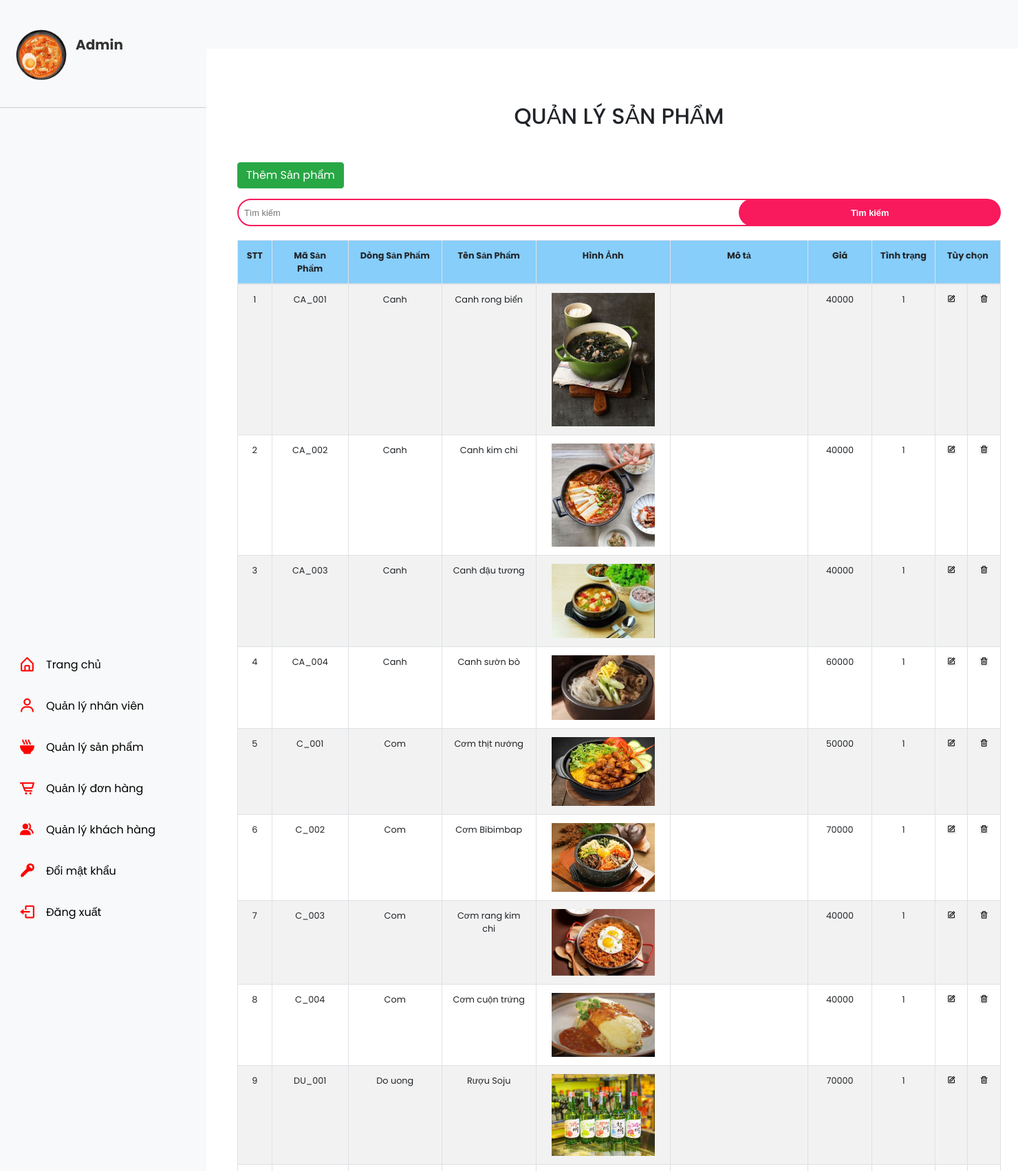
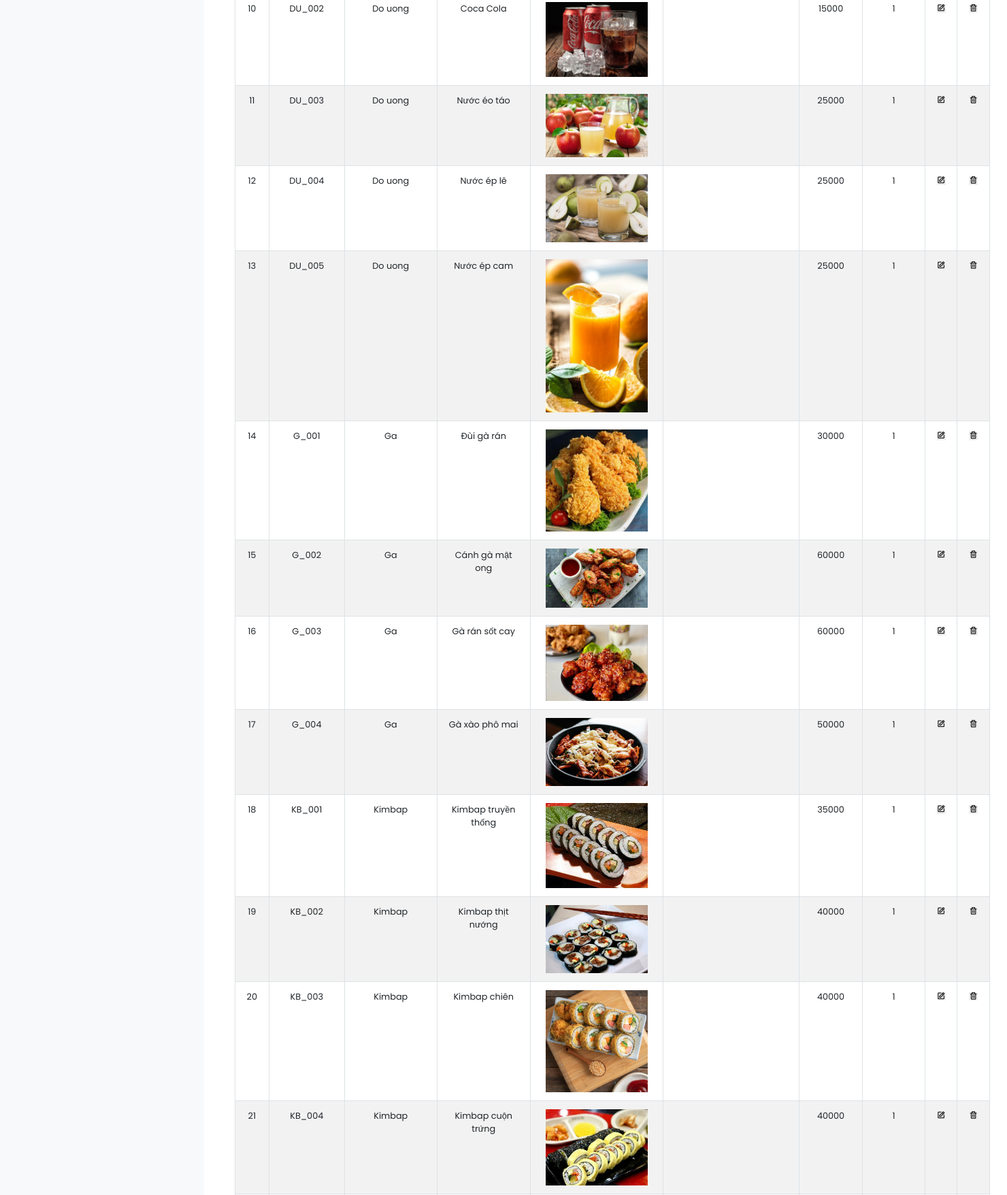
The app's page /Food_Store/admin/product/search.php (upper part) with its own data (2 pictures, top to bottom).
### tables this page shows
CREATE TABLE `products` (
  `productCode` varchar(15) NOT NULL,
  `productName` varchar(50) NOT NULL,
  `productLine` varchar(50) NOT NULL,
  `price` decimal(10,0) NOT NULL,
  `available` tinyint(1) NOT NULL,
  `productDescription` varchar(50) NOT NULL,
  `image_path` text DEFAULT NULL
);

### Food_Store/db/dbhelper.php (called while the page is built, shortened)
<?php
function executeResult($sql) {
	$con = mysqli_connect(HOST, USERNAME, PASSWORD, DATABASE);
	$result = mysqli_query($con, $sql);
	$data   = [];
	while ($row = mysqli_fetch_array($result, 1)) {
		$data[] = $row;
	}
	return $data;
}

### Food_Store/admin/product/search.php (the view, shortened to what this page needs)
<?php
require_once ('../../db/dbhelper.php');
$sanpham ='';
?>
<!DOCTYPE html>
<html>
<head>
	<link rel="stylesheet" href="https://maxcdn.bootstrapcdn.com/bootstrap/4.4.1/css/bootstrap.min.css">
	<link rel="stylesheet" href="../index.css">
	<link rel="stylesheet" href="./product.css">
	<link href='https://unpkg.com/boxicons@2.1.1/css/boxicons.min.css' rel='stylesheet'>
</head>
<nav>
<div class="sidebar">
            <div class="admin">
                <img src="../../food_store_web/img/icon/logo.png" alt="" width="80px" height="80px">
                <strong class="admin-name">
                     Admin
                </strong>
            </div>
            <hr width="300px" color="#e8e5e5"/>
            <div class="sidebar-content">
                <ul class="lists">
                    <li class="list">
                        <a href="" class="nav-link">
                            <i class='bx bx-home-alt icon' ></i>
                            <span class="link">Trang chủ</span>
                        </a>
                    </li>
                    <li class="list">
                        <a href="../employee" class="nav-link">
                            <i class='bx bx-user icon' ></i>
                            <span class="link">Quản lý nhân viên</span>
                        </a>
                    </li>
                    <li class="list">
                        <a href="" class="nav-link active">
                            <i class='bx bxs-bowl-hot icon' ></i>
                            <span class="link">Quản lý sản phẩm</span>
                        </a>
                    </li>
                    <li class="list">
                        <a href="../order" class="nav-link">
                            <i class='bx bx-cart-alt icon' ></i>
                            <span class="link">Quản lý đơn hàng</span>
                        </a>
                    </li>
                    <li class="list">
                        <a href="../customer" class="nav-link">
                            <i class='bx bxs-group icon' ></i>
                            <span class="link">Quản lý khách hàng</span>
                        </a>
                    </li>
                    <li class="list">
                        <a href="../password" class="nav-link">
                            <i class='bx bxs-key icon'></i>
                            <span class="link">Đổi mật khẩu</span>
                        </a>
                    </li>
                    <li class="list">
                        <a href="../../food_store_web/build/index.html" class="nav-link">
                            <i class='bx bx-log-out icon' ></i>
                            <span class="link">Đăng xuất</span>
                        </a>
                    </li>
                </ul>
            </div>
        </div>
    </nav>
</body>
	<div class="container">
		<div class="panel panel-primary">
			<div class="panel-heading">
				<h2 class="text-center">QUẢN LÝ SẢN PHẨM</h2>
			</div>
			<div class="panel-body">
				<a href="add.php">
					<button class="btn btn-success" style="margin-bottom: 15px;">Thêm Sản phẩm</button>
				</a>
				<form class="d-flex" method="post" action="search.php" >
                 <input class="px-2 search" type="search" placeholder="Tìm kiếm" aria-label="Tìm kiếm" id = "sanpham" name = "sanpham" value="<?=$sanpham?>">
                <input type="submit" class="btn0" name="search" value="Tìm kiếm">
                </form><br>
				<table class="table table-bordered table-striped table-hover">
					<thead class="thead-dark">
					<colgroup>
							<col width="50" span="1">
							<col width="120" span="1">
							<col width="150" span="2">
							<col width="200" span="1">
							<col width="240" span="1">
							<col width="100" span="1">
							<col width="100" span="1">
							<col width="50px" span="2">
						</colgroup>
						<tr>
							<th>STT</th>
							<th>Mã Sản Phẩm</th>
							<th>Dòng Sản Phẩm</th>
							<th>Tên Sản Phẩm</th>
							<th>Hình Ảnh</th>
							<th>Mô tả</th>
							<th>Giá</th>
							<th>Tình trạng</th>
							<th colspan="2">Tùy chọn</th>
						</tr>
					</thead>
					<tbody>
						<?php
                        $sql = 'select * from products where productName LIKE "%'.$productName.'%"';
                        $productList = executeResult($sql);
                        $index = 1;
                        foreach ($productList as $item) {
	                        echo '<tr>
										<td>' . ($index++) . '</td>
                                        <td>' . $item['productCode'] . '</td>
										<td>' . $item['productLine'] . '</td>
										<td>' . $item['productName'] . '</td>
										<td><img src="' . $item['image_path'] . '"style="max-width: 150px"/></td>
										<td>' . $item['productDescription'] . '</td>
										<td>' . $item['price'] . '</td>
										<td>' . $item['available'] . '</td>
										<td>
											<a href="add.php?productCode=' . $item['productCode'] . '"><button class="bx bx-edit"></button></a>
										</td>
										<td>
											<button class="bx bx-trash" onclick="deleteCategory(\''.$item['productCode'].'\')"></button>
										</td>
									</tr>';
                        }
                        ?>
					</tbody>
				</table>
			</div>
		</div>
	</div>
</html>

### Food_Store/admin/index.css (style rules this page uses)
* { font-family: 'Poppins', sans-serif; margin: 0; padding: 0; box-sizing: border-box; }
nav { position: fixed; top: 0; left: 0; height: 70px; width: 100%; display: flex; align-items: center; background-color: #f8f9fa; box-shadow: 0 0 1px rgba(0, 0, 0, 0.1); }
nav .sidebar { position: fixed; top: 0; left: 0; height: 100%; width: auto; padding: 20px 0px; background-color: #f8f9fa; }
.sidebar .admin { display: flex; padding: 20px 20px; }
.admin .admin-name { font-size: 20px; color: #333; padding: 10px 10px; }
.sidebar .sidebar-content { position: fixed; top: 20%; padding: 30px 15px; }
.sidebar-content .list { list-style: none; margin-bottom: 15px; }
.list .nav-link { display: flex; align-items: center; padding: 10px 12px; text-decoration: none; }
.nav-link .icon { margin-right: 15px; font-size: 25px; color:red; }
.nav-link .link { font-size: 16px; color: black; font-weight: 400; }
.search { height: 40px; width: 80%; border-radius: 60px; outline: none; margin-right: -35px; font-family: 'Rubik', sans-serif; border: 2px solid rgb(248, 26, 92); }
.btn0 { height: 40px; width: 40%; outline: none; border: none; background: rgb(248, 26, 92); color: white; border-radius: 60px; font-family: 'Rubik', sans-serif; font-weight: 700; }

### Food_Store/admin/product/product.css (style rules this page uses)
.container { display: flex; margin-top: 150px; margin-left: 330px; font-size: 0.8rem; }
tr { text-align: center; }
th { background-color: lightskyblue; }
.panel .panel-heading { padding-bottom: 40px; }
button { padding-left: 0px; font-size: 0.8rem; width: auto; text-align: center; border: none; }
.search { height: 40px; width: 80%; border-radius: 60px; outline: none; margin-right: -35px; font-family: 'Rubik', sans-serif; border: 2px solid rgb(248, 26, 92); }
.btn0 { height: 40px; width: 40%; outline: none; border: none; background: rgb(248, 26, 92); color: white; border-radius: 60px; font-family: 'Rubik', sans-serif; font-weight: 700; }

### records on screen
products: productCode "CA_001", productLine "Canh", productName "Canh rong biển", image_path (picture), price "40000", available "1"
products: productCode "CA_002", productLine "Canh", productName "Canh kim chi", image_path (picture), price "40000", available "1"
products: productCode "CA_003", productLine "Canh", productName "Canh đậu tương", image_path (picture), price "40000", available "1"
products: productCode "CA_004", productLine "Canh", productName "Canh sườn bò", image_path (picture), price "60000", available "1"
products: productCode "C_001", productLine "Com", productName "Cơm thịt nướng", image_path (picture), price "50000", available "1"
products: productCode "C_002", productLine "Com", productName "Cơm Bibimbap", image_path (picture), price "70000", available "1"
products: productCode "C_003", productLine "Com", productName "Cơm rang kim chi", image_path (picture), price "40000", available "1"
products: productCode "C_004", productLine "Com", productName "Cơm cuộn trứng", image_path (picture), price "40000", available "1"
products: productCode "DU_001", productLine "Do uong", productName "Rượu Soju", image_path (picture), price "70000", available "1"
products: productCode "DU_002", productLine "Do uong", productName "Coca Cola", image_path (picture), price "15000", available "1"
products: productCode "DU_003", productLine "Do uong", productName "Nước éo táo", image_path (picture), price "25000", available "1"
products: productCode "DU_004", productLine "Do uong", productName "Nước ép lê", image_path (picture), price "25000", available "1"
products: productCode "DU_005", productLine "Do uong", productName "Nước ép cam", image_path (picture), price "25000", available "1"
products: productCode "G_001", productLine "Ga", productName "Đùi gà rán", image_path (picture), price "30000", available "1"
products: productCode "G_002", productLine "Ga", productName "Cánh gà mật ong", image_path (picture), price "60000", available "1"
products: productCode "G_003", productLine "Ga", productName "Gà rán sốt cay", image_path (picture), price "60000", available "1"
products: productCode "G_004", productLine "Ga", productName "Gà xào phô mai", image_path (picture), price "50000", available "1"
products: productCode "KB_001", productLine "Kimbap", productName "Kimbap truyền thống", image_path (picture), price "35000", available "1"
products: productCode "KB_002", productLine "Kimbap", productName "Kimbap thịt nướng", image_path (picture), price "40000", available "1"
products: productCode "KB_003", productLine "Kimbap", productName "Kimbap chiên", image_path (picture), price "40000", available "1"
products: productCode "KB_004", productLine "Kimbap", productName "Kimbap cuộn trứng", image_path (picture), price "40000", available "1"
